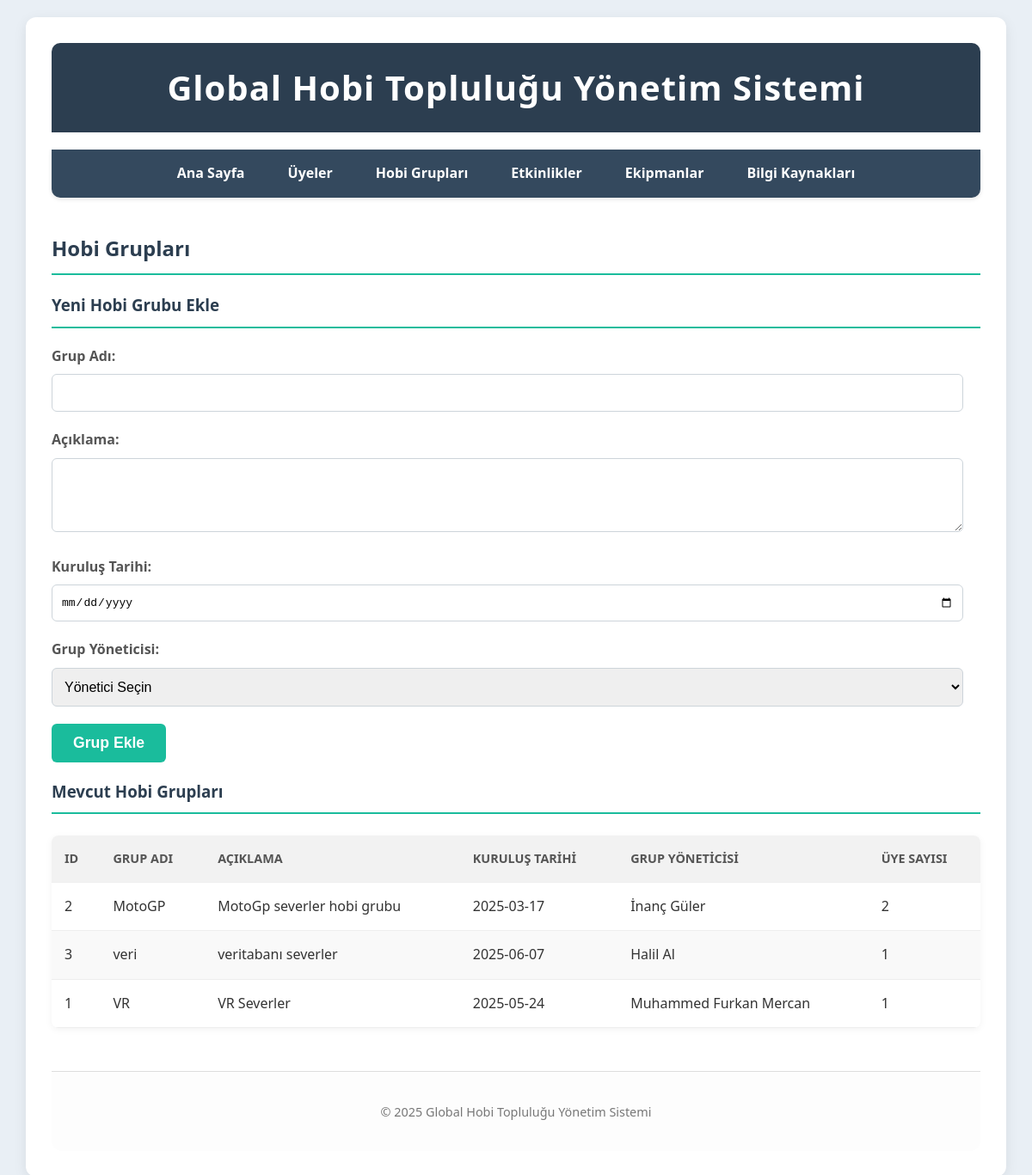
The app's page /gruplar.php with its own data.
### tables this page shows
CREATE TABLE `hobigruplari` (
  `grup_id` int(11) NOT NULL,
  `grup_adi` varchar(100) NOT NULL,
  `aciklama` text DEFAULT NULL,
  `kurulus_tarihi` date NOT NULL,
  `grup_yoneticisi_uye_id` int(11) DEFAULT NULL
);

CREATE TABLE `uyeler` (
  `uye_id` int(11) NOT NULL,
  `ad` varchar(50) NOT NULL,
  `soyad` varchar(50) NOT NULL,
  `kullanici_adi` varchar(50) NOT NULL,
  `eposta` varchar(100) NOT NULL,
  `sifre_hash` varchar(255) NOT NULL,
  `kayit_tarihi` timestamp NOT NULL DEFAULT current_timestamp(),
  `ulke` varchar(50) DEFAULT NULL,
  `profil_fotografi_url` varchar(255) DEFAULT NULL
);

### gruplar.php (the view, shortened to what this page needs)
<?php
include_once 'config.php';
include_once 'includes/header.php';
$error = '';
$gruplar = [];
$stmt_gruplar = mysqli_prepare($conn, "CALL sp_hobi_gruplarini_listele()");
mysqli_stmt_execute($stmt_gruplar);
$result_gruplar = mysqli_stmt_get_result($stmt_gruplar);
if (mysqli_num_rows($result_gruplar) > 0) {
    while ($row = mysqli_fetch_assoc($result_gruplar)) {
        $gruplar[] = $row;
    }
} else {
    $error .= " Henüz hobi grubu bulunamadı.";
}
?>
<h2>Hobi Grupları</h2>
<h3>Yeni Hobi Grubu Ekle</h3>
<form action="gruplar.php" method="POST">
    <div class="form-group">
        <label for="grup_adi">Grup Adı:</label>
        <input type="text" id="grup_adi" name="grup_adi" required>
    </div>
    <div class="form-group">
        <label for="aciklama">Açıklama:</label>
        <textarea id="aciklama" name="aciklama" rows="4"></textarea>
    </div>
    <div class="form-group">
        <label for="kurulus_tarihi">Kuruluş Tarihi:</label>
        <input type="date" id="kurulus_tarihi" name="kurulus_tarihi" required>
    </div>
    <div class="form-group">
        <label for="grup_yoneticisi_uye_id">Grup Yöneticisi:</label>
        <select id="grup_yoneticisi_uye_id" name="grup_yoneticisi_uye_id" required>
            <option value="">Yönetici Seçin</option>
        </select>
    </div>
    <button type="submit" name="grup_ekle" class="btn">Grup Ekle</button>
</form>
<h3>Mevcut Hobi Grupları</h3>
<?php if (!empty($gruplar)): ?>
    <table>
        <thead>
            <tr>
                <th>ID</th>
                <th>Grup Adı</th>
                <th>Açıklama</th>
                <th>Kuruluş Tarihi</th>
                <th>Grup Yöneticisi</th>
                <th>Üye Sayısı</th>
            </tr>
        </thead>
        <tbody>
            <?php foreach ($gruplar as $grup): ?>
                <tr>
                    <td><?php echo htmlspecialchars($grup['grup_id']); ?></td>
                    <td><?php echo htmlspecialchars($grup['grup_adi']); ?></td>
                    <td><?php echo htmlspecialchars($grup['aciklama']); ?></td>
                    <td><?php echo htmlspecialchars($grup['kurulus_tarihi']); ?></td>
                    <td><?php echo htmlspecialchars($grup['yonetici_ad'] . ' ' . $grup['yonetici_soyad']); ?></td>
                    <td>
                        <?php
                        $stmt_uye_sayisi = mysqli_prepare($conn, "SELECT fn_gruptaki_uye_sayisi(?) AS uye_sayisi");
                        mysqli_stmt_bind_param($stmt_uye_sayisi, "i", $grup['grup_id']);
                        mysqli_stmt_execute($stmt_uye_sayisi);
                        $result_uye_sayisi = mysqli_stmt_get_result($stmt_uye_sayisi);
                        $uye_sayisi_row = mysqli_fetch_assoc($result_uye_sayisi);
                        echo htmlspecialchars($uye_sayisi_row['uye_sayisi']);
                        ?>
                    </td>
                </tr>
            <?php endforeach; ?>
        </tbody>
    </table>
<?php else: ?>
    <p>Henüz hobi grubu bulunmamaktadır.</p>
<?php endif; ?>
<?php
include_once 'includes/footer.php';
?>

### style.css (style rules this page uses)
body { font-family: 'Segoe UI', Tahoma, Geneva, Verdana, sans-serif; margin: 0; padding: 0; background-color: #e9eff5; color: #333; line-height: 1.6; }
h2, h3 { color: #2c3e50; border-bottom: 2px solid #1abc9c; padding-bottom: 10px; margin-bottom: 20px; }
.form-group { margin-bottom: 20px; }
.form-group label { display: block; margin-bottom: 8px; font-weight: 600; color: #555; }
.form-group input[type="text"], .form-group input[type="email"], .form-group input[type="password"], .form-group input[type="date"], .form-group input[type="time"], .form-group input[type="number"], .form-group select, .form-group textarea { width: calc(100% - 20px); padding: 12px 10px; border: 1px solid #cdd4da; border-radius: 6px; box-sizing: border-box; font-size: 1em; transition: border-color 0.3s ease; }
.btn { background-color: #1abc9c; color: white; padding: 12px 25px; border: none; border-radius: 6px; cursor: pointer; font-size: 1.1em; font-weight: bold; text-decoration: none; display: inline-block; transition: background-color 0.3s ease, transform 0.2s ease; margin-right: 10px; }
table { width: 100%; border-collapse: collapse; margin-top: 25px; background-color: #fff; box-shadow: 0 2px 8px rgba(0, 0, 0, 0.05); border-radius: 8px; overflow: hidden; }
table th, table td { padding: 15px; text-align: left; border-bottom: 1px solid #eee; }
table th { background-color: #f2f2f2; color: #555; font-weight: 700; text-transform: uppercase; font-size: 0.9em; }
table tr:nth-child(even) { background-color: #f9f9f9; }

### records on screen
hobigruplari: grup_id "2", grup_adi "MotoGP", aciklama "MotoGp severler hobi grubu", kurulus_tarihi "2025-03-17", grup_yoneticisi_uye.soyad "İnanç Güler", uye_sayisi "2"
hobigruplari: grup_id "3", grup_adi "veri", aciklama "veritabanı severler", kurulus_tarihi "2025-06-07", grup_yoneticisi_uye.soyad "Halil Al", uye_sayisi "1"
hobigruplari: grup_id "1", grup_adi "VR", aciklama "VR Severler", kurulus_tarihi "2025-05-24", grup_yoneticisi_uye.soyad "Muhammed Furkan Mercan", uye_sayisi "1"
